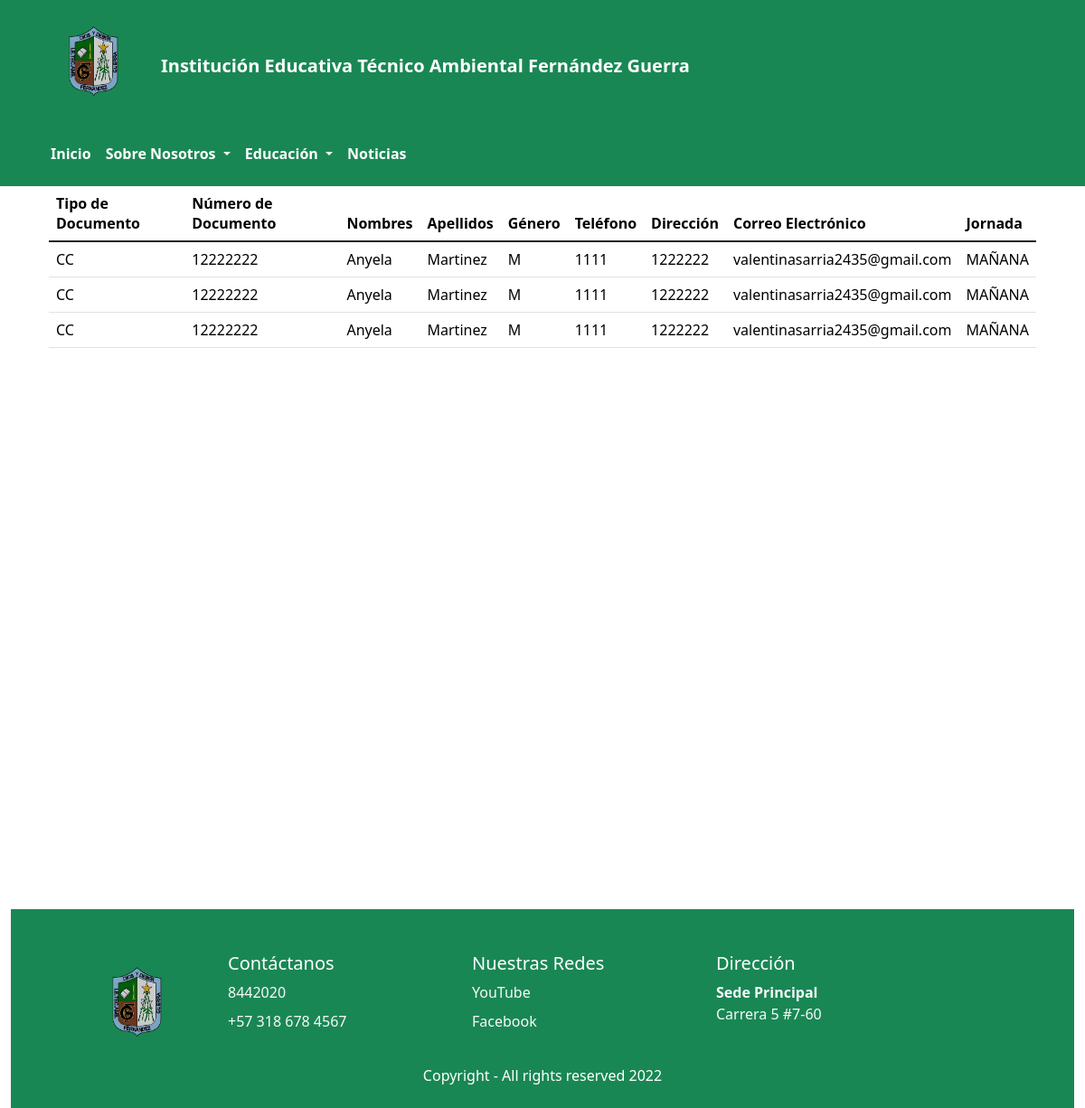
The app's page /docentes/, older data.
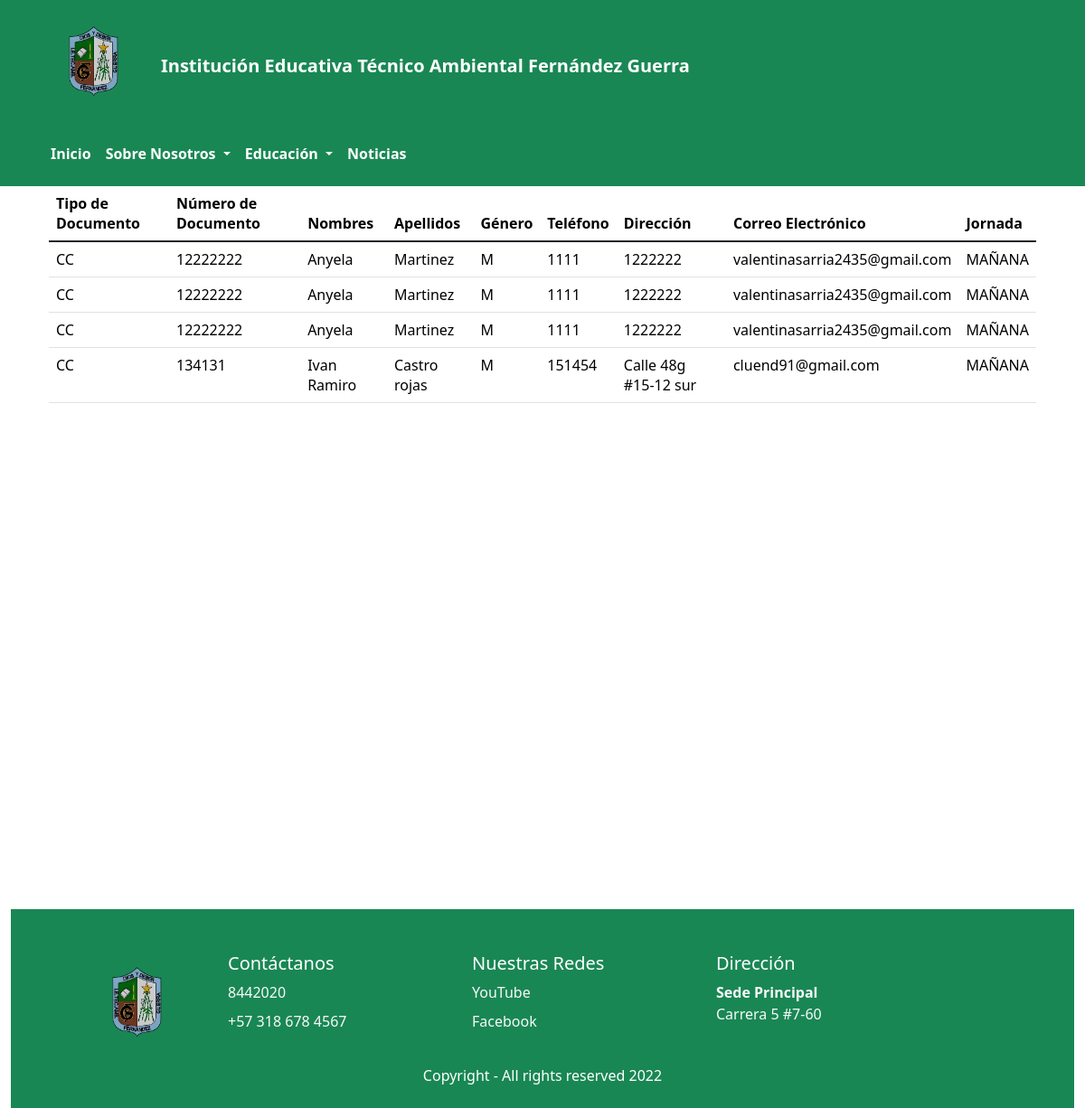
The same page, newer data.
### docentes/models.py (models this page shows)
class Docente(models.Model):
        class TipoDoc(models.TextChoices):
                CC='CC', _('Cédula de Ciudadanía')
                CE='CE', _('Cédula de Extranjería')
                PP='PP', _('Pasaporte')
        TipoDoc=models.CharField(max_length=3,choices=TipoDoc.choices, default=TipoDoc.CC, verbose_name="Tipo de Documento")
        numDoc=models.CharField(max_length=60, verbose_name="Número de Documento")
        nombres=models.CharField(max_length=60, verbose_name="Nombres")
        apellidos=models.CharField(max_length=60, verbose_name="Apellidos")
        class Genero(models.TextChoices):
                M='M', _('Masculino')
                F='F', _('Femenino')
                I='I', _('Indefinido')
        Genero=models.CharField(max_length=3,choices=Genero.choices, default=Genero.M, verbose_name="Género")
        telefono=models.CharField(max_length=20, verbose_name="Teléfono")
        direccion=models.CharField(max_length=40, verbose_name="Dirección")
        correo=models.CharField(max_length=60, verbose_name="Correo Electrónico")
        class Estado(models.TextChoices):
                ACTIVO='1', _('Activo')
                INACTIVO='0', _('Inactivo')
        Estado=models.CharField(max_length=1,choices=Estado.choices, default=Estado.ACTIVO, verbose_name="Estado")
        class Jornada(models.TextChoices):
                JM='MAÑANA', _('Jornada Mañana')
                JT='TARDE', _('Jornada Tarde')
        Jornada=models.CharField(max_length=10,choices=Jornada.choices, default=Jornada.JM, verbose_name="Jornada")
        usuario=models.ForeignKey(Usuario, on_delete=models.CASCADE,verbose_name='Usuario')

### docentes/views.py (the view)
# urls.py: path('',docente,name="docente"),
def docente(request):
    titulo="Docente"
    docentes= Docente.objects.all()
    context={
        'titulo':titulo,
        'docentes':docentes
}
    return render(request,'docentes/docente.html',context)

### base/Templates/docentes/docente.html
{% extends 'partials/body.html' %}
{% block contenido %}
<table class="table">
    <thead>
    <tr>
      <th scope="col">Tipo de Documento</th>
      <th scope="col">Número de Documento</th>
      <th scope="col">Nombres</th>
      <th scope="col">Apellidos</th>
      <th scope="col">Género</th>
      <th scope="col">Teléfono</th>
      <th scope="col">Dirección</th>
      <th scope="col">Correo Electrónico</th>
      <th scope="col">Jornada</th>
    </tr>
    </thead>
    <tbody>
    {% for docente in docentes %}
    <tr>
        <td>{{docente.TipoDoc}}</td>
        <td>{{docente.numDoc}}</td>
        <td>{{docente.nombres}}</td>
        <td>{{docente.apellidos}}</td>
        <td>{{docente.Genero}}</td>
        <td>{{docente.telefono}}</td>
        <td>{{docente.direccion}}</td>
        <td>{{docente.correo}}</td>
        <td>{{docente.Jornada}}</td>
    </tr>
        {% endfor %}
    </tbody>
    </table>
{% endblock contenido %}

Row changes from the older to the newer data that the page shows:
added Docente: TipoDoc "CC", numDoc "134131", nombres "Ivan Ramiro", apellidos "Castro rojas", Genero "M", telefono "151454", direccion "Calle 48g #15-12 sur", correo "cluend91@gmail.com", Jornada "MAÑANA"
